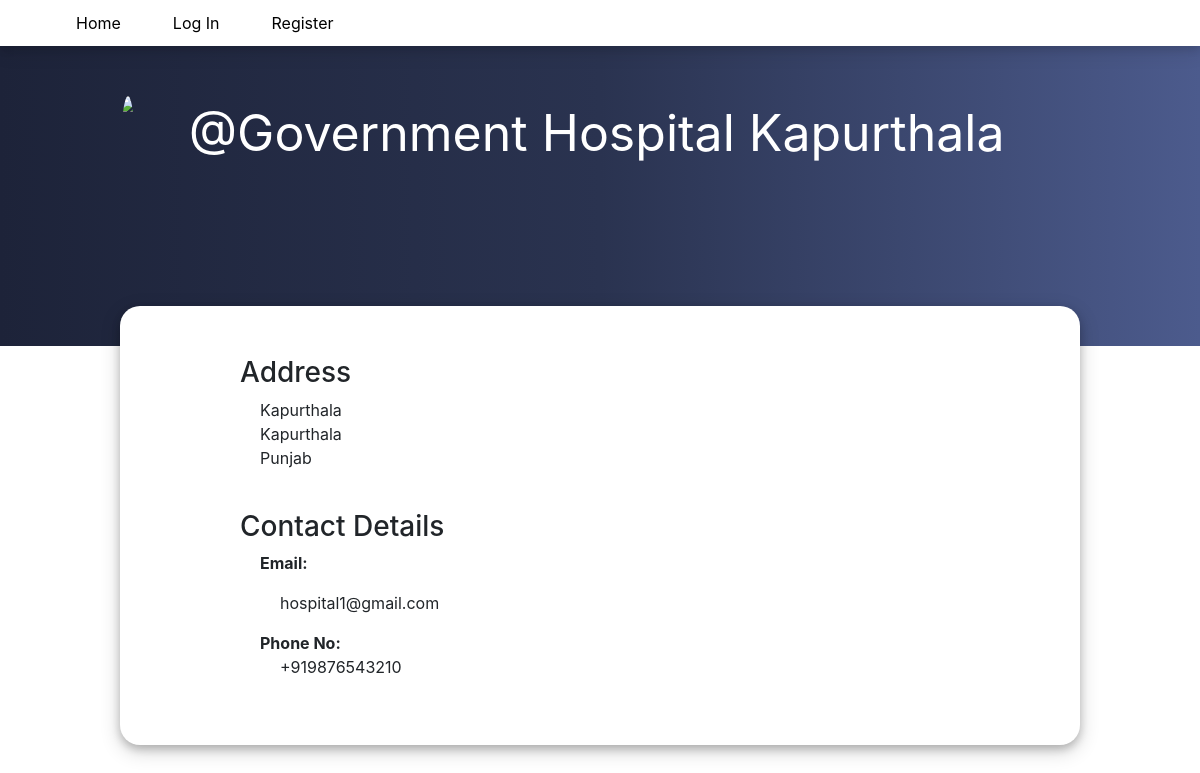
The app's page /profile/Government Hospital Kapurthala with its own data.
### donate/models.py (models this page shows, shortened)
class User(AbstractUser):
    gender_choice = [
        ("M", "Male"),
        ("F", "Female"),
        ("O", "Other")
    ]
    is_hospital = models.BooleanField(default = False)
    street = models.CharField (max_length=64)
    city = models.CharField (max_length=64)
    state = models.CharField (max_length=64)
    phone_no = models.CharField(max_length=15, unique=True,null=True, blank=True)
    dob = models.DateField(auto_now_add=False, blank=True, null=True)
    blood_type = models.CharField(choices=unit_choices, max_length=64, blank=True)
    gender = models.CharField(choices=gender_choice, max_length=1, blank=True)
    requests = models.ManyToManyField("User", blank=True, through="BloodRequest")

### donate/views.py (the view)
# urls.py: path("profile/<str:name>", views.profile, name="profile"),
def profile(request, name):
    user = User.objects.get(username=name)
    donations = user.donations.all()
    today = date.today()
    age = 0
    if user.is_hospital == False:
        age = today.year - user.dob.year - ((today.month, today.day) < (user.dob.month, user.dob.day))
    return render(request, "donate/profile.html", {
        "donations": donations,
        "user1": user,
        "age": age
    })

### donate/templates/donate/profile.html (shortened to what this page needs)
{% extends "donate/layout.html" %}
{%load static%}
{% block stylelink %} <link href="{% static 'donate/profile.css' %}" rel="stylesheet"> {% endblock %}
{% block body %}
<div class="profilecontainer">
    {% if user1.is_hospital == False %}
        <div class="top top_d">
    {% else %}
        <div class="top top_h">
    {% endif %}
        <br>
            {% if user1.is_hospital == False %}
                <img src="https://image.freepik.com/free-vector/people-donating-blood-background-flat-design_23-2148257793.jpg">
            {% else %}
                <img src="https://image.freepik.com/free-vector/hospital-building-ambulance_260807-282.jpg">
            {% endif %}
            <div>
                <p id="username">@{{ user1.username }}</p>
            </div>
        </div>
    <div class="bottom">
        <h3>Address</h3>
        <p  style="padding-left: 20px">
            {{ user1.street }} <br> {{ user1.city }} <br> {{ user1.state }}
        </p>
        <br>
        <h3>Contact Details</h3>
        <p style="padding-left: 20px">
            <strong>Email: </strong>  <p style="padding-left:40px "> {{ user1.email }}<br> </p>
            <strong  style="padding-left: 20px">Phone No:</strong> <br> <p style="padding-left:40px "> {{ user1.phone_no }} </p>
        </p>
    </div>
</div>
{% endblock %}

### donate/static/donate/profile.css (style rules this page uses)
.profilecontainer { background-size: contain; }
.top { background: -webkit-gradient(linear, left top, right top, color-stop(0%,#1D2339), color-stop(50%,#2A3350), color-stop(100%,#4C5B8D )); color: white; padding: 50px 2% 50px 10%; display: flex; z-index: -1; flex-flow: row wrap; }
.top_h { height: 300px; }
.top > img { border-radius: 50%; height: 150px; margin-right: 5% ; }
#username { font-size: 50px; }
.bottom { border-radius: 20px; box-shadow: 0 4px 8px 0 rgba(0, 0, 0, 0.2), 0 6px 20px 0 rgba(0, 0, 0, 0.19); padding: 50px 2% 50px 10%; z-index: 1; margin: -40px 10% 60px 10%; background-color: white; }

### records on screen
User: username "Government Hospital Kapurthala", street "Kapurthala", city "Kapurthala", state "Punjab", email "hospital1@gmail.com", phone_no "+919876543210"
